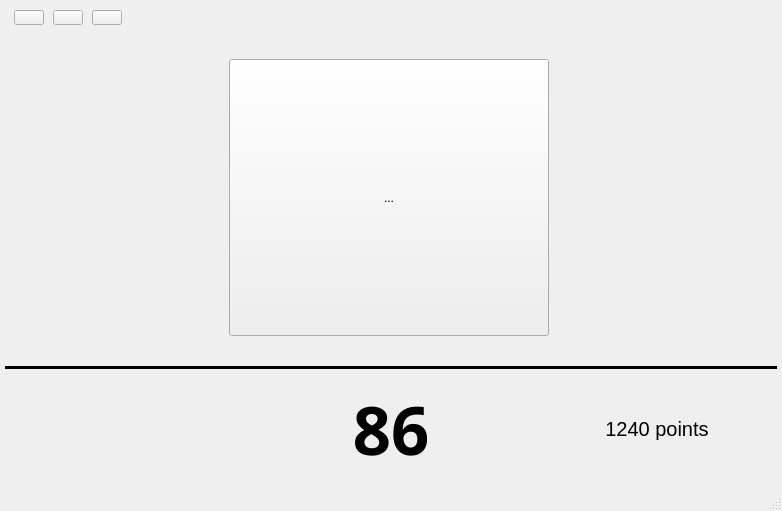
<?xml version="1.0" encoding="UTF-8"?>
<ui version="4.0">
 <class>MainWindow</class>
 <widget class="QMainWindow" name="MainWindow">
  <property name="geometry">
   <rect>
    <x>0</x>
    <y>0</y>
    <width>782</width>
    <height>511</height>
   </rect>
  </property>
  <property name="windowTitle">
   <string>MainWindow</string>
  </property>
  <property name="tabShape">
   <enum>QTabWidget::Rounded</enum>
  </property>
  <widget class="QWidget" name="centralwidget">
   <property name="sizePolicy">
    <sizepolicy hsizetype="Preferred" vsizetype="Preferred">
     <horstretch>0</horstretch>
     <verstretch>0</verstretch>
    </sizepolicy>
   </property>
   <layout class="QVBoxLayout" name="verticalLayout">
    <property name="spacing">
     <number>0</number>
    </property>
    <property name="leftMargin">
     <number>5</number>
    </property>
    <property name="topMargin">
     <number>5</number>
    </property>
    <property name="rightMargin">
     <number>5</number>
    </property>
    <property name="bottomMargin">
     <number>0</number>
    </property>
    <item>
     <widget class="QWidget" name="bar" native="true">
      <property name="maximumSize">
       <size>
        <width>16777215</width>
        <height>25</height>
       </size>
      </property>
      <layout class="QHBoxLayout" name="horizontalLayout">
       <property name="spacing">
        <number>9</number>
       </property>
       <property name="topMargin">
        <number>5</number>
       </property>
       <property name="bottomMargin">
        <number>5</number>
       </property>
       <item>
        <widget class="QPushButton" name="close">
         <property name="maximumSize">
          <size>
           <width>30</width>
           <height>20</height>
          </size>
         </property>
         <property name="text">
          <string/>
         </property>
        </widget>
       </item>
       <item>
        <widget class="QPushButton" name="visit">
         <property name="maximumSize">
          <size>
           <width>30</width>
           <height>20</height>
          </size>
         </property>
         <property name="text">
          <string/>
         </property>
        </widget>
       </item>
       <item>
        <widget class="QPushButton" name="mini">
         <property name="maximumSize">
          <size>
           <width>30</width>
           <height>20</height>
          </size>
         </property>
         <property name="focusPolicy">
          <enum>Qt::StrongFocus</enum>
         </property>
         <property name="text">
          <string/>
         </property>
         <property name="autoDefault">
          <bool>false</bool>
         </property>
         <property name="default">
          <bool>false</bool>
         </property>
         <property name="flat">
          <bool>false</bool>
         </property>
        </widget>
       </item>
       <item>
        <spacer name="bar_spacer">
         <property name="orientation">
          <enum>Qt::Horizontal</enum>
         </property>
         <property name="sizeHint" stdset="0">
          <size>
           <width>40</width>
           <height>15</height>
          </size>
         </property>
        </spacer>
       </item>
      </layout>
     </widget>
    </item>
    <item>
     <layout class="QGridLayout" name="Meunu">
      <item row="4" column="0">
       <widget class="QWidget" name="down" native="true">
        <property name="maximumSize">
         <size>
          <width>16777215</width>
          <height>120</height>
         </size>
        </property>
        <layout class="QGridLayout" name="gridLayout_down">
         <property name="horizontalSpacing">
          <number>5</number>
         </property>
         <item row="0" column="0">
          <widget class="PlotWidget" name="widget" native="true">
           <property name="sizePolicy">
            <sizepolicy hsizetype="Preferred" vsizetype="Preferred">
             <horstretch>0</horstretch>
             <verstretch>0</verstretch>
            </sizepolicy>
           </property>
           <property name="minimumSize">
            <size>
             <width>0</width>
             <height>0</height>
            </size>
           </property>
           <property name="maximumSize">
            <size>
             <width>300</width>
             <height>120</height>
            </size>
           </property>
           <property name="layoutDirection">
            <enum>Qt::LeftToRight</enum>
           </property>
          </widget>
         </item>
         <item row="0" column="1">
          <widget class="QLabel" name="CurrentScore">
           <property name="sizePolicy">
            <sizepolicy hsizetype="Expanding" vsizetype="Preferred">
             <horstretch>0</horstretch>
             <verstretch>0</verstretch>
            </sizepolicy>
           </property>
           <property name="minimumSize">
            <size>
             <width>20</width>
             <height>60</height>
            </size>
           </property>
           <property name="maximumSize">
            <size>
             <width>300</width>
             <height>120</height>
            </size>
           </property>
           <property name="font">
            <font>
             <family>JetBrains Mono</family>
             <pointsize>50</pointsize>
             <weight>75</weight>
             <bold>true</bold>
            </font>
           </property>
           <property name="text">
            <string>86</string>
           </property>
           <property name="alignment">
            <set>Qt::AlignCenter</set>
           </property>
          </widget>
         </item>
         <item row="0" column="2">
          <widget class="QLabel" name="TotalScore">
           <property name="minimumSize">
            <size>
             <width>0</width>
             <height>0</height>
            </size>
           </property>
           <property name="maximumSize">
            <size>
             <width>250</width>
             <height>120</height>
            </size>
           </property>
           <property name="font">
            <font>
             <pointsize>15</pointsize>
             <kerning>true</kerning>
            </font>
           </property>
           <property name="layoutDirection">
            <enum>Qt::RightToLeft</enum>
           </property>
           <property name="text">
            <string>1240 points</string>
           </property>
           <property name="alignment">
            <set>Qt::AlignCenter</set>
           </property>
          </widget>
         </item>
        </layout>
       </widget>
      </item>
      <item row="1" column="0">
       <widget class="Line" name="line">
        <property name="frameShadow">
         <enum>QFrame::Plain</enum>
        </property>
        <property name="lineWidth">
         <number>10</number>
        </property>
        <property name="orientation">
         <enum>Qt::Horizontal</enum>
        </property>
       </widget>
      </item>
      <item row="0" column="0">
       <widget class="QWidget" name="up" native="true">
        <property name="minimumSize">
         <size>
          <width>0</width>
          <height>0</height>
         </size>
        </property>
        <property name="maximumSize">
         <size>
          <width>16777215</width>
          <height>350</height>
         </size>
        </property>
        <layout class="QGridLayout" name="gridLayout_up">
         <property name="horizontalSpacing">
          <number>5</number>
         </property>
         <property name="verticalSpacing">
          <number>7</number>
         </property>
         <item row="0" column="5">
          <widget class="QWidget" name="Turn_bar" native="true">
           <property name="maximumSize">
            <size>
             <width>70</width>
             <height>200</height>
            </size>
           </property>
          </widget>
         </item>
         <item row="1" column="5">
          <widget class="QWidget" name="Turn_level" native="true">
           <property name="maximumSize">
            <size>
             <width>80</width>
             <height>50</height>
            </size>
           </property>
          </widget>
         </item>
         <item row="0" column="0">
          <widget class="QWidget" name="Acc_bar" native="true">
           <property name="maximumSize">
            <size>
             <width>70</width>
             <height>200</height>
            </size>
           </property>
          </widget>
         </item>
         <item row="0" column="2">
          <spacer name="Spacer">
           <property name="orientation">
            <enum>Qt::Horizontal</enum>
           </property>
           <property name="sizeType">
            <enum>QSizePolicy::Fixed</enum>
           </property>
           <property name="sizeHint" stdset="0">
            <size>
             <width>35</width>
             <height>20</height>
            </size>
           </property>
          </spacer>
         </item>
         <item row="0" column="3" rowspan="2">
          <widget class="QToolButton" name="feedback">
           <property name="minimumSize">
            <size>
             <width>50</width>
             <height>50</height>
            </size>
           </property>
           <property name="maximumSize">
            <size>
             <width>320</width>
             <height>320</height>
            </size>
           </property>
           <property name="focusPolicy">
            <enum>Qt::TabFocus</enum>
           </property>
           <property name="text">
            <string>...</string>
           </property>
          </widget>
         </item>
         <item row="0" column="1">
          <widget class="QWidget" name="Brake_bar" native="true">
           <property name="maximumSize">
            <size>
             <width>70</width>
             <height>200</height>
            </size>
           </property>
          </widget>
         </item>
         <item row="1" column="6">
          <widget class="QWidget" name="Swerve_level" native="true">
           <property name="maximumSize">
            <size>
             <width>80</width>
             <height>50</height>
            </size>
           </property>
          </widget>
         </item>
         <item row="0" column="6">
          <widget class="QWidget" name="Swerve_bar" native="true">
           <property name="maximumSize">
            <size>
             <width>70</width>
             <height>200</height>
            </size>
           </property>
          </widget>
         </item>
         <item row="1" column="0">
          <widget class="QWidget" name="Acc_level" native="true">
           <property name="maximumSize">
            <size>
             <width>80</width>
             <height>50</height>
            </size>
           </property>
          </widget>
         </item>
         <item row="1" column="1">
          <widget class="QWidget" name="Brake_level" native="true">
           <property name="maximumSize">
            <size>
             <width>80</width>
             <height>50</height>
            </size>
           </property>
          </widget>
         </item>
         <item row="0" column="4">
          <spacer name="Spacer_2">
           <property name="orientation">
            <enum>Qt::Horizontal</enum>
           </property>
           <property name="sizeType">
            <enum>QSizePolicy::Fixed</enum>
           </property>
           <property name="sizeHint" stdset="0">
            <size>
             <width>35</width>
             <height>20</height>
            </size>
           </property>
          </spacer>
         </item>
        </layout>
       </widget>
      </item>
     </layout>
    </item>
   </layout>
  </widget>
  <widget class="QMenuBar" name="menubar">
   <property name="geometry">
    <rect>
     <x>0</x>
     <y>0</y>
     <width>782</width>
     <height>26</height>
    </rect>
   </property>
  </widget>
  <widget class="QStatusBar" name="statusbar"/>
 </widget>
 <customwidgets>
  <customwidget>
   <class>PlotWidget</class>
   <extends>QWidget</extends>
   <header>pyqtgraph</header>
   <container>1</container>
  </customwidget>
 </customwidgets>
 <resources/>
 <connections/>
</ui>
